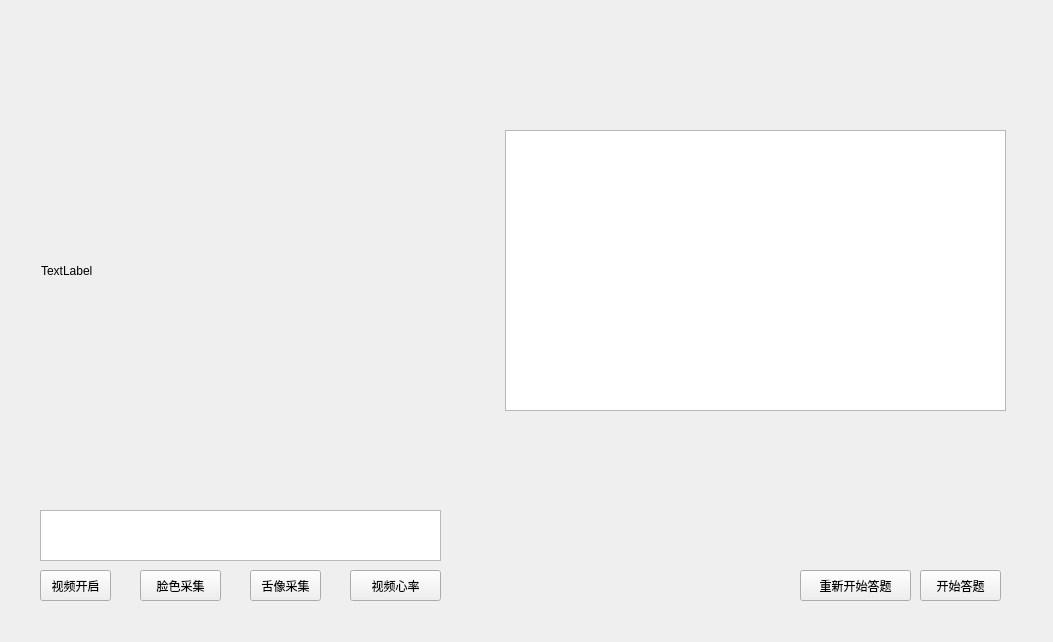
<?xml version="1.0" encoding="UTF-8"?>
<ui version="4.0">
 <class>Form</class>
 <widget class="QWidget" name="Form">
  <property name="geometry">
   <rect>
    <x>0</x>
    <y>0</y>
    <width>1053</width>
    <height>642</height>
   </rect>
  </property>
  <property name="windowTitle">
   <string>Form</string>
  </property>
  <widget class="QLabel" name="label">
   <property name="geometry">
    <rect>
     <x>41</x>
     <y>40</y>
     <width>401</width>
     <height>461</height>
    </rect>
   </property>
   <property name="text">
    <string>TextLabel</string>
   </property>
  </widget>
  <widget class="QTextBrowser" name="textBrowser">
   <property name="geometry">
    <rect>
     <x>505</x>
     <y>130</y>
     <width>501</width>
     <height>281</height>
    </rect>
   </property>
  </widget>
  <widget class="QToolButton" name="toolButton">
   <property name="geometry">
    <rect>
     <x>40</x>
     <y>570</y>
     <width>71</width>
     <height>31</height>
    </rect>
   </property>
   <property name="text">
    <string>视频开启</string>
   </property>
  </widget>
  <widget class="QToolButton" name="toolButton_2">
   <property name="geometry">
    <rect>
     <x>140</x>
     <y>570</y>
     <width>81</width>
     <height>31</height>
    </rect>
   </property>
   <property name="text">
    <string>脸色采集</string>
   </property>
  </widget>
  <widget class="QToolButton" name="toolButton_3">
   <property name="geometry">
    <rect>
     <x>250</x>
     <y>570</y>
     <width>71</width>
     <height>31</height>
    </rect>
   </property>
   <property name="text">
    <string>舌像采集</string>
   </property>
  </widget>
  <widget class="QToolButton" name="toolButton_4">
   <property name="geometry">
    <rect>
     <x>350</x>
     <y>570</y>
     <width>91</width>
     <height>31</height>
    </rect>
   </property>
   <property name="text">
    <string>视频心率</string>
   </property>
  </widget>
  <widget class="QToolButton" name="toolButton_5">
   <property name="geometry">
    <rect>
     <x>920</x>
     <y>570</y>
     <width>81</width>
     <height>31</height>
    </rect>
   </property>
   <property name="text">
    <string>开始答题</string>
   </property>
  </widget>
  <widget class="QTextEdit" name="textEdit">
   <property name="geometry">
    <rect>
     <x>40</x>
     <y>510</y>
     <width>401</width>
     <height>51</height>
    </rect>
   </property>
  </widget>
  <widget class="QWidget" name="gridLayoutWidget">
   <property name="geometry">
    <rect>
     <x>510</x>
     <y>420</y>
     <width>491</width>
     <height>131</height>
    </rect>
   </property>
   <layout class="QGridLayout" name="select_table"/>
  </widget>
  <widget class="QToolButton" name="toolButton_6">
   <property name="geometry">
    <rect>
     <x>800</x>
     <y>570</y>
     <width>111</width>
     <height>31</height>
    </rect>
   </property>
   <property name="text">
    <string>重新开始答题</string>
   </property>
  </widget>
 </widget>
 <resources/>
 <connections/>
</ui>
